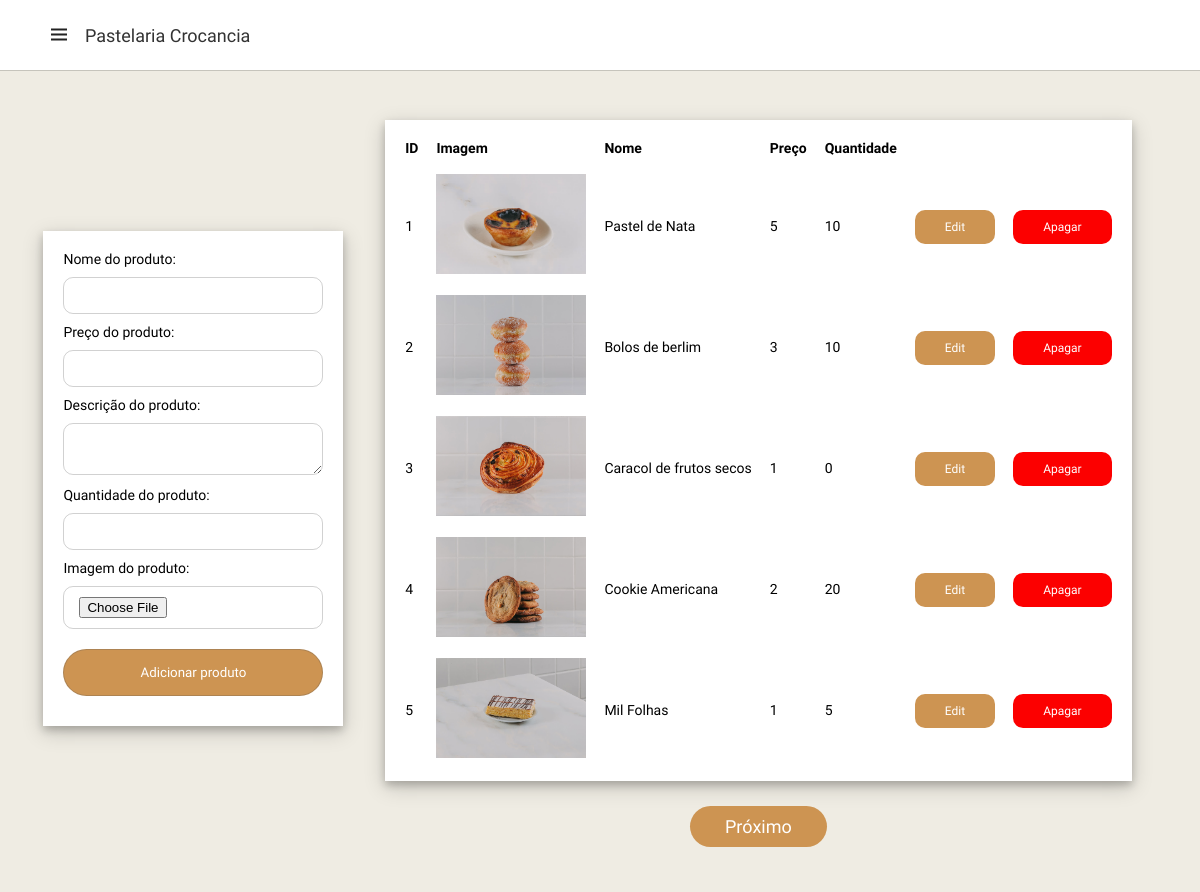
Page /admin.products.php on the committed database.
### tables this page shows
CREATE TABLE "Produtos" (
	"ID"	INTEGER NOT NULL,
	"Nome"	TEXT,
	"Preço"	NUMERIC(10, 2),
	"Descrição"	TEXT,
	"Stock"	INTEGER,
	"Imagem"	varchar,
	PRIMARY KEY("ID")
);

### includes/functions.inc.php (called while the page is built, shortened)
<?php
function paginationProducts($db, $currentPage = 1, $rowsPerPage = 5) {
    $result = $db->query('SELECT COUNT(*) as count FROM Produtos');
    $row = $result->fetchArray();
    $totalProducts = $row['count'];
    $totalPages = ceil($totalProducts / $rowsPerPage);
    $offset = ($currentPage - 1) * $rowsPerPage;
    $sql = "SELECT * FROM Produtos ORDER BY ID LIMIT $rowsPerPage OFFSET $offset";
    $result = $db->query($sql);
    $products = [];
    while ($product = $result->fetchArray(SQLITE3_ASSOC)) {
        $products[] = $product;
    }
    return ['products' => $products, 'totalPages' => $totalPages];
}

### admin.products.php (the view, shortened to what this page needs)
<?php
    require_once 'includes/conn.php';
    require_once 'includes/functions.inc.php';
    $currentPage = isset($_GET['page-nr']) ? (int)$_GET['page-nr'] : 1;
    $paginationResult = paginationProducts($db, $currentPage);
    $products = $paginationResult['products'];
    $totalPages = $paginationResult['totalPages'];
?>
<!DOCTYPE html>
<html lang="en">
<head>
    <link rel="stylesheet" href="https://cdnjs.cloudflare.com/ajax/libs/font-awesome/6.5.1/css/all.min.css">
    <link rel="stylesheet" href="https://cdn.jsdelivr.net/npm/swiper@11/swiper-bundle.min.css" />
    <link rel="stylesheet" href="https://cdnjs.cloudflare.com/ajax/libs/toastr.js/latest/toastr.min.css">
    <link href='https://unpkg.com/boxicons@2.1.4/css/boxicons.min.css' rel='stylesheet'>
    <link rel="stylesheet" href="style.css">
</head>
<body>
    <nav>
        <div class="logo">
            <i class='bx bx-menu menu-icon'></i>
            <span class="logo-name">Pastelaria Crocancia</span>
        </div>
    </nav>
        <div class="containeradmin" style="padding: 20px">
            <div class="content">
                <div class="cards">
                        <div class="add-products form-container">
                            <form action="includes/add.product.php" method="POST" enctype="multipart/form-data">
                                <div class="input-field">
                                    <label style="font-size: 14px">Nome do produto:</label>
                                    <input type="text" name="name" required>
                                </div>
                                <div class="input-field">
                                    <label style="font-size: 14px">Preço do produto:</label>
                                    <input type="number" name="preco" required>
                                </div>
                                <div class="input-field">
                                    <label style="font-size: 14px">Descrição do produto:</label>
                                    <textarea style="max-width:100%" name="desc"></textarea>
                                </div>
                                <div class="input-field">
                                    <label style="font-size: 14px">Quantidade do produto:</label>
                                    <input type="number" name="stock" required>
                                </div>
                                <div class="input-field">
                                    <label style="font-size: 14px">Imagem do produto:</label>
                                    <input type="file" name="image" accept="image/jpg, image/jpeg, image/png, image/gif" style="width: 100%;" required>
                                </div>
                                <input type="submit" name="add_produto" value="Adicionar produto" class="btn">
                            </form>
                        </div>
                    <div class="content-2">
                        <form method="POST" action="" enctype="multipart/form-data">
                            <div class="produtos">
                                <table>
                                    <tr>
                                        <th>ID</th>
                                        <th>Imagem</th>
                                        <th>Nome</th>
                                        <th>Preço</th>
                                        <th>Quantidade</th>
                                    </tr>
                                    <?php foreach ($products as $product): ?>
                                    <tr>
                                        <td><?php echo htmlspecialchars($product['ID']); ?></td>
                                        <td><img src="<?php echo $product['Imagem']; ?>" style="width: 150px; height:100px;"></td>
                                        <td><?php echo htmlspecialchars($product['Nome']); ?></td>
                                        <td><?php echo htmlspecialchars($product['Preço']); ?></td>
                                        <td><?php echo htmlspecialchars($product['Stock']); ?></td>
                                        <td><a href="admin.editProducts.php?id=<?php echo $product['ID']; ?>" class="btn-edit">Edit</a></td>
                                        <td><a href="includes/admin.products-delete.php?id=<?php echo $product['ID']; ?>" class="btn-edit" style="background-color: #fc0000; font-weight: 500;">Apagar</a>                                        </td>
                                    </tr>
                                    <?php endforeach; ?>
                                </table>
                            </div>
                            <div class="pagination">
                                <?php if ($currentPage < $totalPages): ?>
                                    <a href="?page-nr=<?php echo $currentPage + 1; ?>">Próximo</a>
                                <?php endif; ?>
                            </div>
                        </form>
                    </div>
                </div>
            </div>
        </div>
</body>

### style.css (style rules this page uses)
* { font-family: 'Spartan', sans-serif; margin: 0; padding: 0; box-sizing: border-box; outline: none; border: none; text-decoration: none; }
body { width: 100%; min-height: 100%; background-color: var(--white-light); }
:root { --white-light: #efece3; --orange: #cd9452; --black: #222; --white: #fff; --border: .1rem solid #cce7d0; --box-shadow: 0 5rem 1rem rgba(0,0,0.1); }
* > img { user-select: none; pointer-events: none; }
html { font-size: 62.5%; overflow-x: hidden; scroll-behavior: smooth; scroll-padding-top: 6rem; }
nav { padding: 3.5rem; position: fixed; top: 0; left: 0; height: 70px; width: 100%; display: flex; justify-content: space-between; align-items: center; background-color: var(--white); box-shadow: 0 0 1px rgba(0,0,0.1); z-index: 10000; }
nav .logo { display: flex; align-items: center; margin: 0 12px; }
.logo .menu-icon { color: var(--black); font-size: 24px; margin-right: 14px; cursor: pointer; }
.logo .logo-name { color: #333; font-size: 18px; font-weight: 500; }
.containeradmin { justify-content: space-between; right: 0; height: 100vh; background: var(--white-light); }
.containeradmin .content { position: relative; margin-top: 10vh; min-height: 90vh; background: var(--white-light); }
.containeradmin .content .cards { padding: 20px 15px; display: flex; align-items: center; justify-content: space-around; flex-wrap: wrap; }
.containeradmin .content .content-2 { min-height: 60vh; display: flex; justify-content: space-around; align-items: flex-start; flex-wrap: wrap; }
.containeradmin .btn { background: var(--orange); color: white; padding: 5px 10px; text-align: center; }
.containeradmin table { padding: 10px; }
.containeradmin th, .containeradmin td { text-align: left; padding: 8px; }
.containeradmin .add-products { max-width: 300px; margin-top: -3.5rem; height: auto; position: relative; background: var(--white); box-shadow: 0 4px 8px 0 rgba(0, 0, 0, 0.2), 0 6px 20px 0 rgba(0, 0, 0, 0.19); padding: 20px; }
.containeradmin .add-products input, textarea { outline: none; border: 1px solid #55555544; background: transparent; width: 100%; padding: 1rem 1.5rem; border-radius: 10px; margin: 1rem 0; }
.containeradmin .add-products .btn { display: inline-block; text-align: center; padding: 15px 35px; background-color: var(--orange); color: var(--white); font-weight: 500; border-radius: 3rem; cursor: pointer; }
.containeradmin .content-2 .produtos { flex: 2; font-size: 14px; background: white; min-height: 70vh; margin: 0 25px; box-shadow: 0 4px 8px 0 rgba(0, 0, 0, 0.2), 0 6px 20px 0 rgba(0, 0, 0, 0.19); display: flex; flex-direction: column; }
.containeradmin .content-2 .produtos .btn-edit { background: var(--orange); color: var(--white); font-size: 12px; cursor: pointer; padding: 1rem 3rem; border-radius: 10px; }
.containeradmin .pagination { display: flex; justify-content: center; padding: 20px; gap: 10px; }
.containeradmin .pagination a { display: inline-block; text-align: center; text-decoration: none; color: var(--white); background-color: var(--orange); padding: 10px 35px; margin: 5px; font-size: 18px; border-radius: 3rem; font-weight: 500; transition: all .50 ease; }

### admin.products.php (style rules this page uses)
input[type=file] { color: transparent; }

### rows in the picture
produtos: ID "1", shows a picture, Nome "Pastel de Nata", Preço "5", Stock "10"
produtos: ID "2", shows a picture, Nome "Bolos de berlim", Preço "3", Stock "10"
produtos: ID "3", shows a picture, Nome "Caracol de frutos secos", Preço "1", Stock "0"
produtos: ID "4", shows a picture, Nome "Cookie Americana", Preço "2", Stock "20"
produtos: ID "5", shows a picture, Nome "Mil Folhas", Preço "1", Stock "5"
